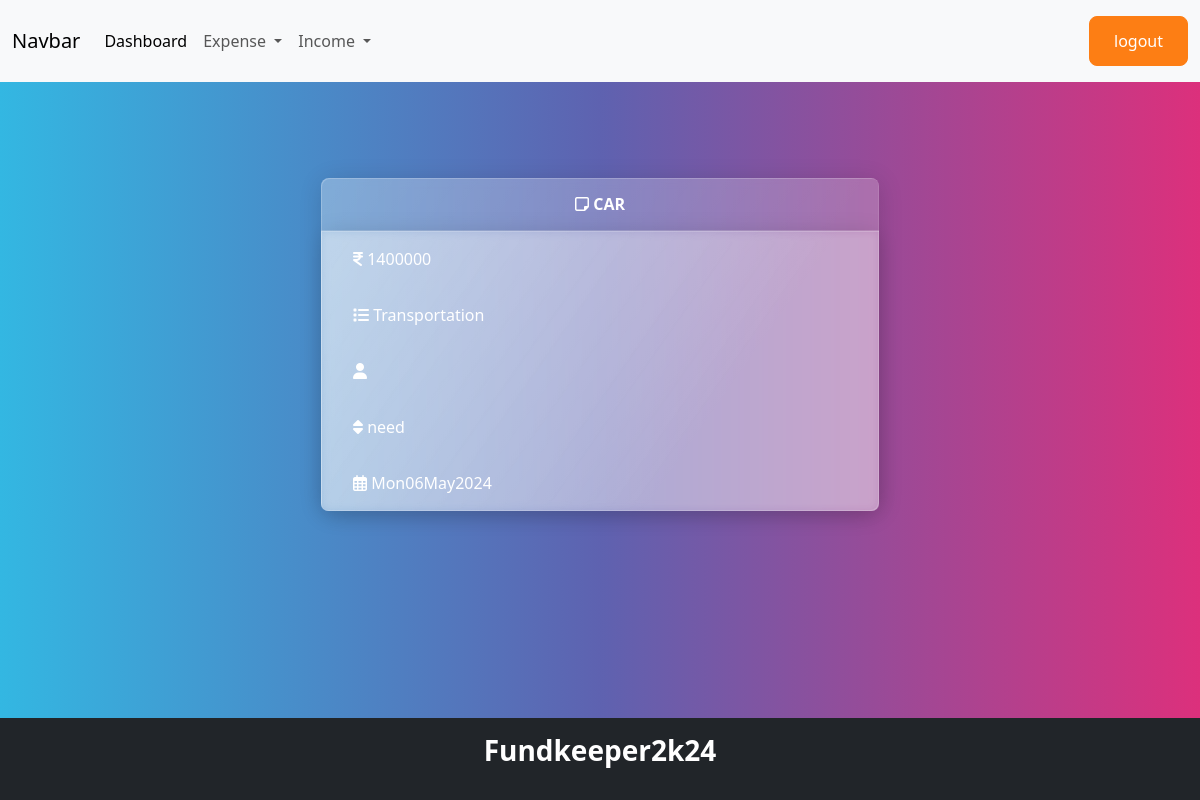
Page /expense/7/ (signed in) on the committed database.
### budget/models.py (models this page shows, shortened)
class Expense(models.Model):
    title=models.CharField(max_length=200)
    amount=models.PositiveIntegerField()
    expense_categories = (
        ("Housing", "Housing"),
        ("Transportation", "Transportation"),
        ("Food", "Food"),
        ("Health", "Health"),
        ("Entertainment", "Entertainment"),
        ("DebtPayments", "Debt Payments"),
        ("PersonalCare", "Personal Care"),
        ("Education", "Education"),
        ("Savings", "Savings"),
        ("Miscellaneous", "Miscellaneous")
    )
    category=models.CharField(max_length=200,choices=expense_categories,default="Miscellanious")
    user_object=models.ForeignKey(User,on_delete=models.CASCADE)
    created_date=models.DateTimeField(auto_now_add=True)
    priority_options=(
        ("need","need"),
        ("want","want")
    )
    priority=models.CharField(max_length=200,choices=priority_options,default="need")

### budget/views.py (the view)
# urls.py: path('expense/<int:pk>/',views.ExpenseDetailView.as_view(),name="expense-detail"),
@method_decorator(signin_required,name="dispatch")
class ExpenseDetailView(View):
    def get(self,request,*args,**kwargs):
        id=kwargs.get("pk")
        qs=Expense.objects.get(id=id)
        return render(request,"expense_detail.html",{"data":qs})

### budget/templates/expense_detail.html
{%extends 'base.html'%}
{%block main_block%}
    <div class="container d-flex justify-content-center">
        <div class="card w-50 mt-5">
            <div class="card-header text-center fw-bold"><i class="fa-regular fa-note-sticky"></i>
              {{data.title|upper}}
            </div>
            <ul class="list-group list-group-flush">
              <li class="list-group-item"><i class="fa-solid fa-indian-rupee-sign"></i> {{data.amount}}</li>
              <li class="list-group-item"><i class="fa-solid fa-list"></i> {{data.category}}</li>
              <li class="list-group-item"><i class="fa-solid fa-user"></i> {{data.owner|capfirst}}</li>
              <li class="list-group-item"><i class="fa-solid fa-sort"></i> {{data.priority}}</li>
              <li class="list-group-item"><i class="fa-regular fa-calendar-days"></i> {{data.created_date|date:"DdMY"}}</li>
            </ul>
          </div>
    </div>
{%endblock%}

### rows in the picture
Expense: title "CAR", amount "1400000", category "Transportation", priority "need", created_date "Mon06May2024"
